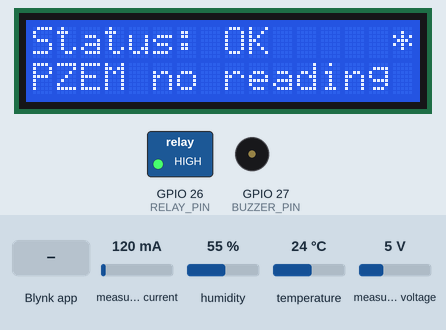
This sketch was run on a simulated ESP32. Shown: 16×2 character LCD, switched loads named in the sketch (green lamp = pin HIGH), buzzer (waves = sounding, pin HIGH). Inputs (shaded band) come from the test bench; at power-on: measured current 120 mA, temperature 24 °C, humidity 55 %, measured voltage 5 V. WiFi joins after 1.5 s; servers stay silent unless stated; what the sketch prints to the serial monitor is not drawn.

Above: at 4.2 s.
4.3 s: Blynk app writes 1 to V10
At 13.4 s:
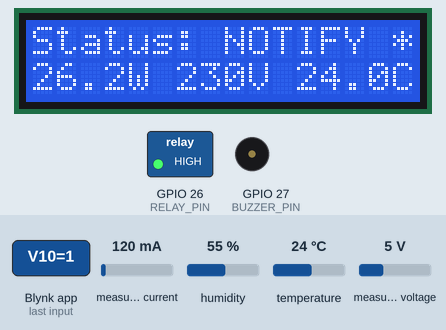
14.1 s: measured current set to 500 mA
At 14.6 s:
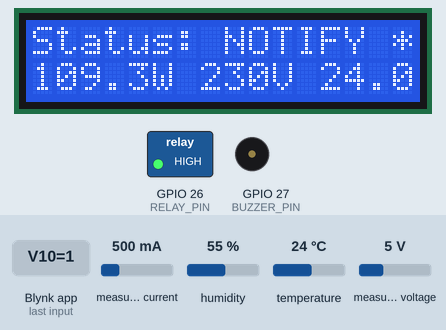
15.7 s: Blynk app writes 1 to V13
At 18.1 s:
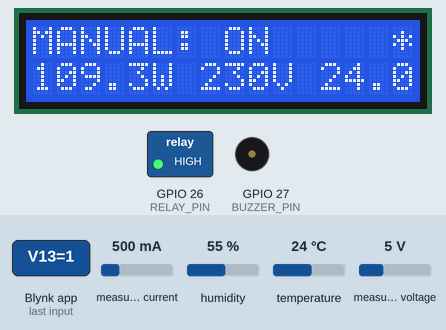
18.6 s: temperature set to 1 °C
At 23.8 s:
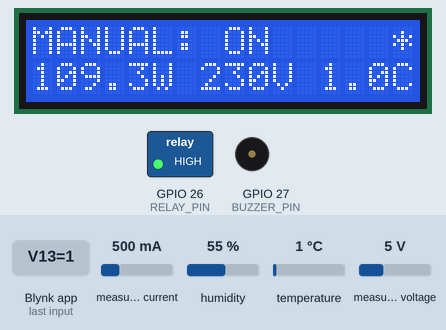
24.6 s: Blynk app writes 1 to V15
At 24.9 s:
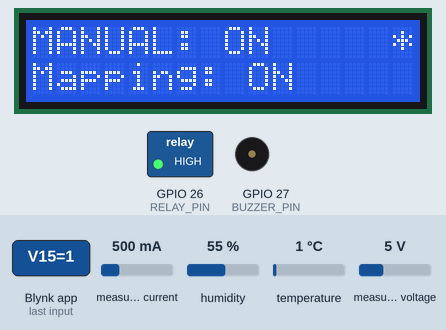
35.1 s: Blynk app writes 0 to V13
At 37.7 s:
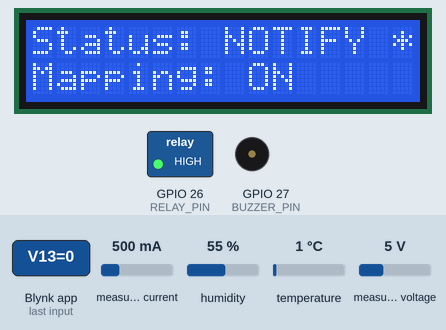
Timing chart, 0 to 39.2 s (numbered marks = the images above; inputs shaded):
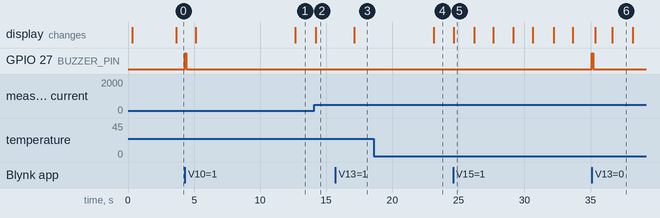

Measured:
- after the input at 4.3 s, GPIO 27 (BUZZER_PIN): LOW → HIGH at once, → LOW 0.12 s later; the display: first changes after 0.84 s (image 1 shows a later state)
- after the input at 14.1 s, the display: changes after 0.10 s (image 2)
- after the input at 15.7 s, the display: changes after 1.4 s (image 3)
- after the input at 18.6 s, the display: changes after 4.5 s (image 4)
- after the input at 24.6 s, the display: changes at once (image 5)
- after the input at 35.1 s, GPIO 27 (BUZZER_PIN): LOW → HIGH at once, → LOW 0.12 s later; the display: first changes after 0.27 s (image 6 shows a later state)
- what the display in image 5 shows lasts 1.6 s, from 24.6 s to 26.2 s

The sketch:

ilyasa_esp32_main.ino
```cpp
/*
 * Ilyasa PSM2 - main ESP32 sketch. REPLACES relay_control.ino.
 *
 * Written from scratch because the original PSM1 sketch wasn't available.
 * Does everything in one file:
 *   - reads the PZEM-004T (voltage, current, power, energy)
 *   - sends readings to Blynk (within the FREE plan message limit, see below)
 *   - receives the control decision from live_control_loop.py (V10) and
 *     drives the relay (only CUTOFF actually switches the relay off)
 *   - buzzer + 16x2 LCD status
 *   - fail-safe if the cloud connection or the Python script goes quiet
 *
 * Libraries (Arduino IDE > Library Manager):
 *   - "Blynk" by Volodymyr Shymanskyy
 *   - "PZEM004Tv30" by Jakub Mandula
 *   - "LiquidCrystal I2C" by Frank de Brabander
 *   plus the ESP32 board package (Boards Manager > "esp32" by Espressif).
 *
 * PINS
 *   GPIO 26 -> relay IN        GPIO 27 -> buzzer +
 *   GPIO 16 (RX2) <- PZEM TX   GPIO 17 (TX2) -> PZEM RX
 *   GPIO 21 -> LCD SDA         GPIO 22 -> LCD SCL
 *   5V/VIN -> relay VCC, PZEM 5V, LCD VCC     GND -> all GND
 *
 * BLYNK DATASTREAMS (create these in the template, all Virtual Pin):
 *   V0  power_w       Double   0-3000   live power, sent every 5 min
 *   V3  energy_kwh    Double   0-99999  PZEM kWh counter, every 15 min
 *   V5  power_avg_w   Double   0-3000   15-min average power (Python reads this)
 *   V10 control       Integer  0-3      0 OK, 1 NOTIFY, 2 SHIFT, 3 CUTOFF (Python writes)
 *   V11 reason        String            reason text (Python writes)
 *   V12 relay_state   Integer  0-1      relay feedback from this board
 *   V13 manual_mode   Integer  0-2      0 AUTO (follow Python), 1 FORCE ON, 2 FORCE OFF
 *                                       (Segmented Switch widget; overrides V10 until set back to 0)
 *   V14 buzzer_mode   Integer  0-2      0 AUTO (normal beeps), 1 ON (continuous, for testing), 2 MUTE
 *   V15 scaling       Integer  0-1      wattage mapping on/off, read by the PYTHON loop (not by this board)
 *   V6  temperature_c Double   -10-60   DHT22, every 5 min
 *   V7  humidity_pct  Double   0-100    DHT22, every 5 min
 *   V16 tou_period    String            e.g. "PEAK til 10pm" (Python writes; shown on LCD row 1)
 *   V17 tou_rate_sen  Double   0-100    all-in price now, sen/kWh (Python writes)
 *   V18 cost_rm_hour  Double   0-5      cost of the current load per hour, RM (Python writes)
 *   V19 tariff_mode   Integer  0-1      0 normal tariff, 1 TNB ToU (Switch widget, read by Python)
 *   V20 cost_today_rm Double   0-100    running cost today while Python runs, RM (Python writes)
 *
 * DHT22: data pin GPIO 4, VCC 3.3V, GND. Library: "DHT sensor library" by
 * Adafruit (also installs "Adafruit Unified Sensor"). A bare 4-pin DHT22
 * needs a 10k resistor from data to 3.3V; the 3-pin module has it built in.
 *
 * MESSAGE BUDGET: Blynk FREE plan is about 30,000 messages/month. This
 * sketch sends about 400/day, the Python loop about 290/day, roughly
 * 21,000/month total. Do NOT shorten the send intervals below without
 * checking the usage counter in the Blynk console, or the account will hit
 * its limit mid-deployment.
 *
 * FAIL-SAFE (fail-open, relay ON = appliance works normally):
 *   - cloud connection lost for more than 5 min -> relay ON
 *   - no new command from Python for more than 45 min (3 missed 15-min
 *     cycles, e.g. laptop asleep) -> relay ON
 *   Note: the old relay_control.ino used a 5-min "no message" timeout. That
 *   was a bug once Python only writes every 15 min: it would have switched
 *   the heater back ON 5 min after every cutoff. Fixed here.
 *   After a reboot the relay starts ON and waits for the next Python command
 *   (the last V10 value is deliberately NOT re-synced from the server, so a
 *   stale CUTOFF can't come back after a restart).
 */

// ---- From Blynk console > your device > Device info ----
#define BLYNK_TEMPLATE_ID   "TMPLxxxxxxxxx"
#define BLYNK_TEMPLATE_NAME "Ilyasa Energy"
#define BLYNK_AUTH_TOKEN    "YOUR_BLYNK_AUTH_TOKEN"
#define BLYNK_PRINT Serial

#include <WiFi.h>
#include <BlynkSimpleEsp32.h>
#include <PZEM004Tv30.h>
#include <Wire.h>
#include <LiquidCrystal_I2C.h>
#include <DHT.h>

const char WIFI_SSID[] = "YOUR_WIFI_SSID";
const char WIFI_PASS[] = "YOUR_WIFI_PASSWORD";

// ---- Pins ----
const int RELAY_PIN   = 26;
const int BUZZER_PIN  = 27;
const int DHT_PIN     = 4;    // DHT22 data
const int PZEM_RX_PIN = 16;   // ESP32 receives on this pin (wire to PZEM TX)
const int PZEM_TX_PIN = 17;   // ESP32 transmits on this pin (wire to PZEM RX)

// ---- Hardware options ----
const bool    RELAY_ACTIVE_HIGH = true;   // if the relay is ON when it should be OFF, set false
// For 5V "active-low" relay boards that stay ON even when the ESP32 pin goes
// to 3.3V (3.3V isn't high enough to switch them off): set RELAY_ACTIVE_HIGH
// = false AND RELAY_OPEN_DRAIN = true. OFF then releases the pin (INPUT) so
// the board's own pull-up switches it off; ON pulls the pin to GND.
// The cleaner hardware fix is the JD-VCC jumper (see BUILD notes).
const bool    RELAY_OPEN_DRAIN = false;
const uint8_t LCD_ADDR = 0x27;            // if the LCD stays blank, try 0x3F

// ---- Timing ----
const unsigned long SAMPLE_MS        = 2000UL;               // read PZEM
const unsigned long LIVE_SEND_MS     = 5UL * 60UL * 1000UL;  // V0
const unsigned long AVG_SEND_MS      = 15UL * 60UL * 1000UL; // V5 + V3
const unsigned long CLOUD_LOSS_MS    = 5UL * 60UL * 1000UL;
const unsigned long STALE_COMMAND_MS = 45UL * 60UL * 1000UL;
const unsigned long WARNING_MS       = 30UL * 1000UL;        // buzzer warning before CUTOFF
const bool FAILSAFE_RELAY_ON = true;
const bool SEND_ENERGY = true;   // set false if the Blynk template won't allow a 6th datastream
const bool SERIAL_DEBUG = true;  // prints PZEM readings, relay and Blynk events to Serial Monitor (115200 baud)
// For the first 10 min after power-up, send live power every 10 s so the
// dashboard shows something straight away while testing (about 60 extra
// messages per boot). After that it drops to the normal every-5-min rate.
const unsigned long FAST_SEND_WINDOW_MS = 10UL * 60UL * 1000UL;
const unsigned long FAST_SEND_MS = 10000UL;

PZEM004Tv30 pzem(Serial2, PZEM_RX_PIN, PZEM_TX_PIN);
LiquidCrystal_I2C lcd(LCD_ADDR, 16, 2);
DHT dht(DHT_PIN, DHT22);
BlynkTimer timer;

float lastV = NAN, lastI = NAN, lastP = NAN, lastE = NAN;
double powerSum = 0.0;
unsigned long powerCount = 0;

int controlValue = 0;
bool haveCommand = false;
unsigned long lastCommandAt = 0;
unsigned long lastCloudOkAt = 0;
bool relayIsOn = true;
bool warningActive = false;
unsigned long warningStartedAt = 0;
bool failsafeActive = false;
String reasonText = "";
String touShort = "";   // "PEAK" / "OFFPK" from V16, blank on the normal tariff
bool lcdShowReason = false;
int manualMode = 0;
int buzzerMode = 0;   // 0 AUTO (normal beeps), 1 ON (continuous), 2 MUTE (V14)
float lastTempC = NAN, lastHum = NAN;   // 0 AUTO (follow Python / V10), 1 FORCE ON, 2 FORCE OFF (V13)
unsigned long pzemFailCount = 0;

void relayWrite(bool on) {
  relayIsOn = on;
  if (RELAY_OPEN_DRAIN) {
    bool drive = (on != RELAY_ACTIVE_HIGH);   // active-low: pull LOW to switch on
    if (drive) {
      pinMode(RELAY_PIN, OUTPUT);
      digitalWrite(RELAY_PIN, LOW);
    } else {
      pinMode(RELAY_PIN, INPUT);              // let go: board pull-up switches it off
    }
  } else {
    digitalWrite(RELAY_PIN, (on == RELAY_ACTIVE_HIGH) ? HIGH : LOW);
  }
  if (Blynk.connected()) Blynk.virtualWrite(V12, on ? 1 : 0);
  if (SERIAL_DEBUG) Serial.printf("[RELAY] %s\n", on ? "ON (load powered)" : "OFF (load cut)");
}

void buzz(bool on) {
  // every buzzer write goes through here, so the manual buzzer mode always wins
  bool level = (buzzerMode == 1) ? true : (buzzerMode == 2) ? false : on;
  digitalWrite(BUZZER_PIN, level ? HIGH : LOW);
}

void beep(int times) {
  for (int k = 0; k < times; k++) {
    buzz(true);
    delay(120);
    buzz(false);
    delay(120);
  }
}

void applyCommand(int v) {
  controlValue = v;
  if (manualMode != 0) {   // manual override: remember the command, but don't touch the relay
    if (SERIAL_DEBUG) Serial.printf("[CONTROL] V10=%d ignored for now: manual mode is ON (set V13 to 0 for AUTO)\n", v);
    return;
  }
  switch (v) {
    case 0:  // OK
      warningActive = false;
      buzz(false);
      relayWrite(true);
      break;
    case 1:  // NOTIFY
      warningActive = false;
      relayWrite(true);
      beep(1);
      break;
    case 2:  // SHIFT (fan policy; relay stays on)
      warningActive = false;
      relayWrite(true);
      beep(2);
      break;
    case 3:  // CUTOFF: warn first, cut after WARNING_MS (see checkSafety)
      if (relayIsOn && !warningActive) {
        warningActive = true;
        warningStartedAt = millis();
        if (SERIAL_DEBUG) Serial.println("[CONTROL] CUTOFF requested: 30 s buzzer warning, then relay OFF");
      }
      break;
    default:
      break;
  }
}

BLYNK_WRITE(V10) {
  haveCommand = true;
  lastCommandAt = millis();
  failsafeActive = false;
  int v = param.asInt();
  if (SERIAL_DEBUG) Serial.printf("[BLYNK] V10 control = %d (0 OK, 1 NOTIFY, 2 SHIFT, 3 CUTOFF)\n", v);
  applyCommand(v);
}

BLYNK_WRITE(V13) {
  manualMode = param.asInt();
  warningActive = false;
  buzz(false);
  if (SERIAL_DEBUG) Serial.printf("[MANUAL] V13 = %d (%s)\n", manualMode,
                                  manualMode == 1 ? "FORCE ON" : manualMode == 2 ? "FORCE OFF" : "AUTO");
  if (manualMode == 1) {
    relayWrite(true);
  } else if (manualMode == 2) {
    relayWrite(false);   // manual OFF is immediate, no 30 s warning: you pressed it yourself
  } else {
    manualMode = 0;
    applyCommand(controlValue);   // back to AUTO: re-apply the last command from Python
  }
}

BLYNK_WRITE(V14) {
  buzzerMode = param.asInt();
  if (buzzerMode < 0 || buzzerMode > 2) buzzerMode = 0;
  buzz(false);   // applies the new mode straight away (ON sounds, AUTO/MUTE go quiet)
  if (SERIAL_DEBUG) Serial.printf("[MANUAL] V14 buzzer = %d (%s)\n", buzzerMode,
                                  buzzerMode == 1 ? "ON" : buzzerMode == 2 ? "MUTE" : "AUTO");
}

BLYNK_WRITE(V15) {
  // The mapping is applied by the PYTHON loop, not by this board. This only
  // confirms the switch press reached the ESP32 (and shows it on the LCD).
  if (SERIAL_DEBUG) Serial.printf("[BLYNK] V15 wattage mapping = %s (applied by the Python loop on its next cycle)\n",
                                  param.asInt() ? "ON" : "OFF");
  reasonText = param.asInt() ? "Mapping: ON" : "Mapping: OFF";
}

BLYNK_WRITE(V16) {
  String s = param.asStr();
  touShort = s.startsWith("PEAK") ? "PEAK" : s.startsWith("OFF") ? "OFFPK" : "";
  if (SERIAL_DEBUG) Serial.printf("[BLYNK] V16 tariff period = %s\n", s.c_str());
}

BLYNK_WRITE(V11) {
  reasonText = param.asStr();
  if (SERIAL_DEBUG) Serial.printf("[BLYNK] V11 reason = %s\n", reasonText.c_str());
}

BLYNK_CONNECTED() {
  lastCloudOkAt = millis();
  Blynk.virtualWrite(V12, relayIsOn ? 1 : 0);
  Blynk.virtualWrite(V13, manualMode);
  Blynk.virtualWrite(V14, buzzerMode);   // after a reboot this shows AUTO (0) on the dashboard
  Blynk.syncVirtual(V16);                // get the current ToU period back after a reboot
  if (SERIAL_DEBUG) Serial.println("[BLYNK] connected to cloud");
}

void samplePzem() {
  // Read every field separately, so voltage still shows even if power fails
  float v  = pzem.voltage();
  float i  = pzem.current();
  float p  = pzem.power();
  float e  = pzem.energy();
  float f  = pzem.frequency();
  float pf = pzem.pf();
  lastV = v;
  lastI = i;
  lastE = e;
  if (!isnan(p)) {
    lastP = p;
    powerSum += p;
    powerCount++;
    pzemFailCount = 0;
  } else {
    lastP = NAN;
    pzemFailCount++;
  }

  if (!SERIAL_DEBUG) return;
  if (isnan(v) && isnan(p)) {
    Serial.printf("[PZEM] NO RESPONSE (%lu in a row). Check: 240V reaching PZEM L/N terminals "
                  "(it needs mains to answer), PZEM TX -> GPIO %d, PZEM RX -> GPIO %d, PZEM 5V and GND\n",
                  pzemFailCount, PZEM_RX_PIN, PZEM_TX_PIN);
    return;
  }
  Serial.printf("[PZEM] V=%.1f V  I=%.3f A  P=%.1f W  E=%.3f kWh  f=%.1f Hz  PF=%.2f  relay=%s\n",
                v, i, p, e, f, pf, relayIsOn ? "ON" : "OFF");
  if (!isnan(v) && v > 100 && !isnan(p) && p < 0.5 && relayIsOn) {
    Serial.println("       (power ~0: nothing plugged in, or load below PZEM minimum ~0.4 W / 0.02 A, e.g. a 3 W LED)");
  }
}

void sendLive() {
  if (Blynk.connected() && !isnan(lastP)) {
    Blynk.virtualWrite(V0, lastP);
    if (SERIAL_DEBUG) Serial.printf("[BLYNK] sent V0 live power = %.1f W\n", lastP);
  }
}

void sampleDht() {
  float t = dht.readTemperature();
  float h = dht.readHumidity();
  lastTempC = t;
  lastHum = h;
  if (!SERIAL_DEBUG) return;
  if (isnan(t) || isnan(h)) {
    Serial.printf("[DHT22] no reading. Check: data -> GPIO %d, VCC -> 3.3V, GND; bare sensor needs 10k to 3.3V\n", DHT_PIN);
  } else {
    Serial.printf("[DHT22] T=%.1f C  RH=%.1f %%\n", t, h);
  }
}

void sendDht() {
  if (Blynk.connected() && !isnan(lastTempC) && !isnan(lastHum)) {
    Blynk.virtualWrite(V6, lastTempC);
    Blynk.virtualWrite(V7, lastHum);
    if (SERIAL_DEBUG) Serial.printf("[BLYNK] sent V6 temp = %.1f C, V7 humidity = %.1f %%\n", lastTempC, lastHum);
  }
}

void sendLiveFastAtStartup() {
  if (millis() < FAST_SEND_WINDOW_MS) {
    sendLive();
    sendDht();
  }
}

void sendAverage() {
  if (!Blynk.connected()) return;   // keep accumulating until we can send
  if (powerCount > 0) {
    Blynk.virtualWrite(V5, powerSum / (double)powerCount);
    if (SERIAL_DEBUG) Serial.printf("[BLYNK] sent V5 15-min average = %.1f W (%lu samples)\n",
                                    powerSum / (double)powerCount, powerCount);
    powerSum = 0.0;
    powerCount = 0;
  }
  if (SEND_ENERGY && !isnan(lastE)) Blynk.virtualWrite(V3, lastE);
}

void checkSafety() {
  unsigned long now = millis();
  if (Blynk.connected()) lastCloudOkAt = now;

  bool cloudLost = (now - lastCloudOkAt) > CLOUD_LOSS_MS;
  bool stale = haveCommand && (now - lastCommandAt) > STALE_COMMAND_MS;
  if ((cloudLost || (stale && manualMode == 0)) && !failsafeActive) {
    failsafeActive = true;
    manualMode = 0;   // losing the cloud cancels manual mode too: fail-safe wins
    buzzerMode = 0;   // and a forced-on buzzer
    haveCommand = false;
    warningActive = false;
    controlValue = 0;
    buzz(false);
    if (SERIAL_DEBUG) Serial.printf("[FAILSAFE] %s -> relay back ON\n",
                                    cloudLost ? "cloud connection lost > 5 min" : "no command from Python > 45 min");
    relayWrite(FAILSAFE_RELAY_ON);
  }

  if (warningActive) {
    unsigned long elapsed = now - warningStartedAt;
    if (elapsed < WARNING_MS) {
      buzz((elapsed / 500UL) % 2UL == 0UL);
    } else {
      buzz(false);
      warningActive = false;
      relayWrite(false);
    }
  }
}

void keepConnected() {
  if (SERIAL_DEBUG) {
    Serial.printf("[NET] WiFi=%s  Blynk=%s  IP=%s\n",
                  WiFi.status() == WL_CONNECTED ? "connected" : "NOT connected",
                  Blynk.connected() ? "connected" : "NOT connected",
                  WiFi.localIP().toString().c_str());
  }
  if (WiFi.status() != WL_CONNECTED) {
    WiFi.reconnect();
    return;
  }
  if (!Blynk.connected()) Blynk.connect(3000);
}

void lcdLine(int row, const char *text) {
  char buf[17];
  snprintf(buf, sizeof(buf), "%-16s", text);
  lcd.setCursor(0, row);
  lcd.print(buf);
}

void updateLcd() {
  char line[32];
  if (failsafeActive) {
    snprintf(line, sizeof(line), "FAILSAFE: ON");
  } else if (manualMode == 1) {
    snprintf(line, sizeof(line), "MANUAL: ON");
  } else if (manualMode == 2) {
    snprintf(line, sizeof(line), "MANUAL: OFF");
  } else if (warningActive) {
    unsigned long left = (WARNING_MS - (millis() - warningStartedAt)) / 1000UL;
    snprintf(line, sizeof(line), "CUTOFF in %lus", left);
  } else if (!relayIsOn) {
    snprintf(line, sizeof(line), "CUTOFF - OFF");
  } else {
    const char *names[] = {"OK", "NOTIFY", "SHIFT", "CUTOFF"};
    const char *n = (controlValue >= 0 && controlValue <= 3) ? names[controlValue] : "?";
    if (touShort.length() > 0) snprintf(line, sizeof(line), "%-7s%s", n, touShort.c_str());   // e.g. "SHIFT  PEAK"
    else snprintf(line, sizeof(line), "Status: %s", n);
  }
  char row0[17];
  snprintf(row0, sizeof(row0), "%-15.15s%c", line, Blynk.connected() ? '*' : '!');
  lcd.setCursor(0, 0);
  lcd.print(row0);

  lcdShowReason = !lcdShowReason;
  if (lcdShowReason && reasonText.length() > 0) {
    lcdLine(1, reasonText.substring(0, 16).c_str());
  } else if (isnan(lastP) && isnan(lastV)) {
    lcdLine(1, "PZEM no reading");
  } else if (isnan(lastP)) {
    snprintf(line, sizeof(line), "%.0fV P:no read", lastV);
    lcdLine(1, line);
  } else {
    if (!isnan(lastTempC)) snprintf(line, sizeof(line), "%.1fW %.0fV %.1fC", lastP, lastV, lastTempC);
    else snprintf(line, sizeof(line), "%.1fW %.0fV %.2fA", lastP, lastV, lastI);
    lcdLine(1, line);
  }
}

void setup() {
  Serial.begin(115200);
  delay(200);
  Serial.println();
  Serial.println("=== Ilyasa PSM2 ESP32 ===");
  Serial.printf("Pins: relay GPIO %d, buzzer GPIO %d, PZEM RX GPIO %d (to PZEM TX), PZEM TX GPIO %d (to PZEM RX), LCD I2C 0x%02X on SDA 21 / SCL 22\n",
                RELAY_PIN, BUZZER_PIN, PZEM_RX_PIN, PZEM_TX_PIN, LCD_ADDR);

  // Set the relay level BEFORE making the pin an output, so it doesn't
  // glitch at boot. Starts ON (fail-open) until Python sends a command.
  if (RELAY_OPEN_DRAIN) {
    relayWrite(true);   // relay starts ON (fail-open)
  } else {
    digitalWrite(RELAY_PIN, RELAY_ACTIVE_HIGH ? HIGH : LOW);
    pinMode(RELAY_PIN, OUTPUT);
  }
  relayIsOn = true;
  pinMode(BUZZER_PIN, OUTPUT);
  buzz(false);

  lcd.init();
  lcd.backlight();
  dht.begin();
  lcdLine(0, "Ilyasa PSM2");
  lcdLine(1, "Connecting WiFi");

  WiFi.mode(WIFI_STA);
  WiFi.setSleep(false);
  WiFi.setAutoReconnect(true);
  WiFi.begin(WIFI_SSID, WIFI_PASS);
  Blynk.config(BLYNK_AUTH_TOKEN);

  unsigned long t0 = millis();
  while (WiFi.status() != WL_CONNECTED && millis() - t0 < 15000UL) delay(250);
  if (WiFi.status() == WL_CONNECTED) {
    Serial.printf("[NET] WiFi connected, IP %s. Connecting to Blynk...\n", WiFi.localIP().toString().c_str());
    Blynk.connect(5000);
  } else {
    Serial.println("[NET] WiFi NOT connected after 15 s: check WIFI_SSID / WIFI_PASS (2.4 GHz network only). Will keep retrying.");
  }
  lastCloudOkAt = millis();

  timer.setInterval(SAMPLE_MS, samplePzem);
  timer.setInterval(10000L, sampleDht);          // DHT22 can't be read faster than every 2 s
  timer.setInterval(LIVE_SEND_MS, sendDht);
  timer.setInterval(LIVE_SEND_MS, sendLive);
  timer.setInterval(FAST_SEND_MS, sendLiveFastAtStartup);
  timer.setInterval(AVG_SEND_MS, sendAverage);
  timer.setInterval(250L, checkSafety);
  timer.setInterval(1500L, updateLcd);
  timer.setInterval(15000L, keepConnected);
}

void loop() {
  if (Blynk.connected()) Blynk.run();
  timer.run();
}
```
